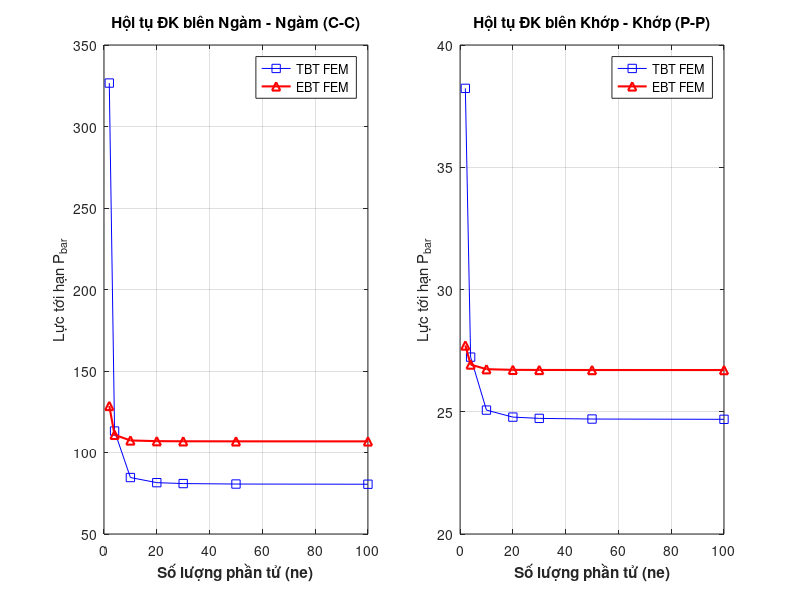
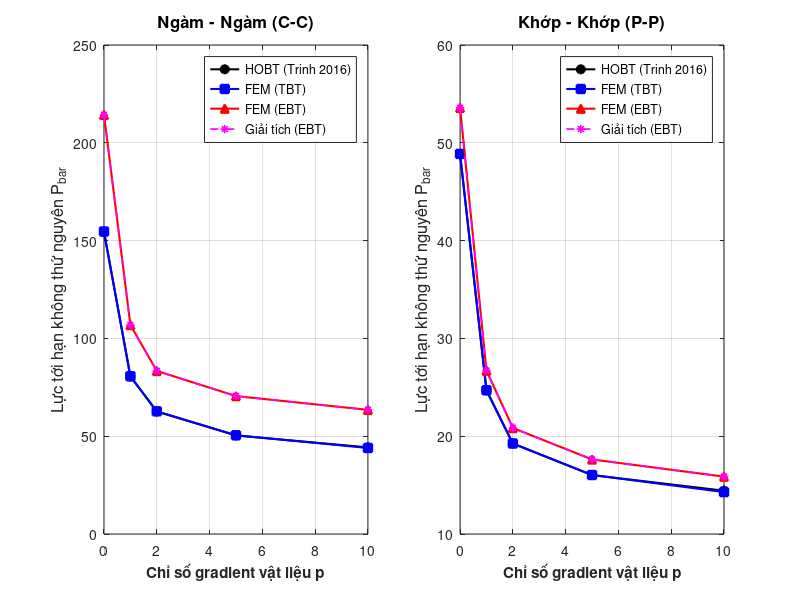

Source code (MATLAB) for these figures, in order:
% =========================================================================
% CHƯƠNG TRÌNH TỰ ĐỘNG TÍNH TOÁN, SO SÁNH VÀ XUẤT BẢNG SAI SỐ KÈM ĐỒ THỊ
% Bài toán: Lực tới hạn Buckling dầm FGM (Timoshenko vs EBT vs HOBT)
% Reference: Luan C. Trinh et al. (2016)
% =========================================================================
clear; clc; close all;
%% 1. KHAI BÁO THÔNG SỐ ĐẦU VÀO CHUNG
E_c = 380e9;      % Gốm (Pa)
E_m = 70e9;       % Kim loại (Pa)
nu  = 0.23;       % Hệ số Poisson
L = 1.0;          % Chiều dài dầm (m)
ratio = 5;        % Tỷ lệ L/h = 5
h = L / ratio;    % Chiều dày (m)
b = 1.0;          % Chiều rộng (m)
% Các chỉ số vật liệu cần khảo sát cho vòng lặp chính
p_vals = [0, 1, 2, 5, 10]; 
num_cases = length(p_vals);
% KẾT QUẢ THAM KHẢO TỪ BÀI BÁO (Trinh 2016 - FOBT)
% Giá trị P_bar cho dầm L/h=5
Ref_CC = [154.350, 80.498, 62.614, 50.384, 44.267]; % Ngàm-Ngàm
Ref_PP = [48.835 , 24.687, 19.245 , 16.024 , 14.427]; % Khớp-Khớp
% Tích phân Gauss cho vật liệu
xi_z = [-0.861136, -0.339981, 0.339981, 0.861136];
wi_z = [ 0.347855,  0.652145, 0.652145, 0.347855];

%% ========================================================================
%% 2. KHẢO SÁT SỰ HỘI TỤ CỦA LƯỚI (MESH CONVERGENCE STUDY)
%% ========================================================================
fprintf('====================================================================================\n');
fprintf('           PHẦN 1: KHẢO SÁT HỘI TỤ MẬT ĐỘ LƯỚI (ne)\n');
fprintf('====================================================================================\n');
p_test = 1; % Chọn p=1 làm mẫu khảo sát
ne_array = [2, 4, 10, 20, 30, 50, 100]; % Các mật độ lưới cần thử
P_conv_results = zeros(length(ne_array), 4); % Lưu kết quả cho 4 cột (TBT C-C, EBT C-C, TBT P-P, EBT P-P)

% Tính toán trước đặc trưng vật liệu cho trường hợp p_test = 1
A_c = 0; B_c = 0; D_c = 0; As_c = 0; ks = 5/6;
for i = 1:4
    z = (h/2) * xi_z(i); 
    wt = (h/2) * wi_z(i); 
    Vc = (z/h + 0.5)^p_test;              
    Ez = (E_c - E_m) * Vc + E_m;     
    Gz = Ez / (2 * (1 + nu));        
    A_c  = A_c  + Ez * wt * b;
    B_c  = B_c  + Ez * z * wt * b;
    D_c  = D_c  + Ez * z^2 * wt * b;
    As_c = As_c + ks * Gz * wt * b;
end
Cb_c = [A_c, B_c; B_c, D_c]; Cs_c = As_c;

fprintf('| Số phần tử (ne) |  TBT (C-C)  |  EBT (C-C)  |  TBT (P-P)  |  EBT (P-P)  |\n');
fprintf('------------------------------------------------------------------------------------\n');

for r = 1:length(ne_array)
    ne_t = ne_array(r);
    nn_t = ne_t + 1;      
    le_t = L / ne_t;      
    GDof_t = 3 * nn_t;
    
    for BC = 1:2
        if BC == 1
            fixed_t = [1, 2, 3, GDof_t-1, GDof_t]; % C-C
        else
            fixed_t = [1, 2, GDof_t-1];          % P-P
        end
        active_t = setdiff(1:GDof_t, fixed_t);
        
        K_TBT  = zeros(GDof_t, GDof_t); Kg_TBT = zeros(GDof_t, GDof_t);
        K_EBT  = zeros(GDof_t, GDof_t); Kg_EBT = zeros(GDof_t, GDof_t);
        
        xi_L = [-0.7745966692, 0, 0.7745966692]; wi_L = [5/9, 8/9, 5/9];
        
        for e = 1:ne_t
            dof_idx = (3*e-2):(3*e+3); 
            
            % --- TBT Element Stiffness ---
            ke_tbt = zeros(6, 6);
            for xi_x = [-1/sqrt(3), 1/sqrt(3)]
                dN_dx = [-0.5, 0.5] * (2/le_t);
                Bb_tbt = [dN_dx(1), 0, 0, dN_dx(2), 0, 0; 0, 0, dN_dx(1), 0, 0, dN_dx(2)];
                ke_tbt = ke_tbt + Bb_tbt' * Cb_c * Bb_tbt * (le_t/2); 
            end
            Bs_mat = [0, -1/le_t, -0.5, 0, 1/le_t, -0.5];       
            ke_tbt = ke_tbt + Bs_mat' * Cs_c * Bs_mat * le_t;
            Bg_tbt = [0, -1/le_t, 0, 0, 1/le_t, 0];
            keg_tbt = (Bg_tbt' * Bg_tbt) * le_t; 
            K_TBT(dof_idx, dof_idx)  = K_TBT(dof_idx, dof_idx) + ke_tbt; 
            Kg_TBT(dof_idx, dof_idx) = Kg_TBT(dof_idx, dof_idx) + keg_tbt;
            
            % --- EBT Element Stiffness ---
            ke_ebt = zeros(6,6); detJ = le_t / 2; 
            for i = 1:3
                xi = xi_L(i); wt = wi_L(i);
                Bm = zeros(1, 6); Bm(1, [1, 4]) = [-1/le_t, 1/le_t];    
                Bb = zeros(1, 6);
                Bb(1, 2) = - (6 / le_t^2) * xi; Bb(1, 3) = (1 / le_t) * (1 - 3*xi);       
                Bb(1, 5) = (6 / le_t^2) * xi;   Bb(1, 6) = - (1 / le_t) * (1 + 3*xi);       
                ke_ebt = ke_ebt + (A_c*(Bm'*Bm) + B_c*(Bm'*Bb + Bb'*Bm) + D_c*(Bb'*Bb)) * detJ * wt;
            end
            keg_ebt = zeros(6,6);
            kg_w = (1/(30*le_t)) * [ 36, 3*le_t, -36, 3*le_t; 3*le_t, 4*le_t^2, -3*le_t, -le_t^2;
                                    -36, -3*le_t, 36, -3*le_t; 3*le_t, -le_t^2, -3*le_t, 4*le_t^2 ];
            keg_ebt([2,3,5,6], [2,3,5,6]) = kg_w;
            K_EBT(dof_idx, dof_idx)  = K_EBT(dof_idx, dof_idx) + ke_ebt;
            Kg_EBT(dof_idx, dof_idx) = Kg_EBT(dof_idx, dof_idx) + keg_ebt;
        end
        
        [~, D_eig_TBT] = eig(K_TBT(active_t, active_t), Kg_TBT(active_t, active_t));
        eig_TBT = diag(D_eig_TBT);
        P_cr_TBT = min(eig_TBT(eig_TBT > 1e-5 & isreal(eig_TBT)));
        P_conv_results(r, (BC-1)*2 + 1) = (P_cr_TBT * 12 * L^2) / (E_m * b * h^3);
        
        [~, D_eig_EBT] = eig(K_EBT(active_t, active_t), Kg_EBT(active_t, active_t));
        eig_EBT = diag(D_eig_EBT);
        P_cr_EBT_FEM = min(eig_EBT(eig_EBT > 1e-5 & isreal(eig_EBT)));
        P_conv_results(r, (BC-1)*2 + 2) = (P_cr_EBT_FEM * 12 * L^2) / (E_m * b * h^3);
    end
    fprintf('|        %-8d | %-11.3f | %-11.3f | %-11.3f | %-11.3f |\n', ...
        ne_t, P_conv_results(r,1), P_conv_results(r,2), P_conv_results(r,3), P_conv_results(r,4));
end
fprintf('====================================================================================\n');
fprintf('=> KẾT LUẬN: Nghiệm hội tụ ổn định từ ne = 50. Chọn ne = 50 cho các tính toán sau.\n\n');

% Vẽ đồ thị hội tụ
figure('Name', 'Khao sat hoi tu luoi', 'NumberTitle', 'off', 'Position', [100, 200, 1100, 450]);
subplot(1, 2, 1);
plot(ne_array, P_conv_results(:,1), '-bs', ne_array, P_conv_results(:,2), '-r^', 'LineWidth', 1.5, 'MarkerSize', 6); grid on;
xlabel('Số lượng phần tử (ne)', 'FontWeight', 'bold'); ylabel('Lực tới hạn P_{bar}');
title('Hội tụ ĐK biên Ngàm - Ngàm (C-C)'); legend('TBT FEM', 'EBT FEM', 'Location', 'northeast');

subplot(1, 2, 2);
plot(ne_array, P_conv_results(:,3), '-bs', ne_array, P_conv_results(:,4), '-r^', 'LineWidth', 1.5, 'MarkerSize', 6); grid on;
xlabel('Số lượng phần tử (ne)', 'FontWeight', 'bold'); ylabel('Lực tới hạn P_{bar}');
title('Hội tụ ĐK biên Khớp - Khớp (P-P)'); legend('TBT FEM', 'EBT FEM', 'Location', 'northeast');

%% ========================================================================
%% 3. VÒNG LẶP CHÍNH XUẤT BẢNG SO SÁNH (SỬ DỤNG LƯỚI ĐÃ HỘI TỤ ne = 50)
%% ========================================================================
ne = 50;          % Chốt số phần tử đã khảo sát hội tụ
nn = ne + 1;      
le = L / ne;      
GDof = 3 * nn; 
fprintf('====================================================================================================================\n');
fprintf('           PHẦN 2: BẢNG SO SÁNH LỰC TỚI HẠN BUCKLING KHÔNG THỨ NGUYÊN (P_bar)\n');
fprintf('       Mô hình: Timoshenko (TBT), Euler-Bernoulli (EBT) vs HOBT (Trinh 2016)\n');
fprintf('====================================================================================================================\n');
% Khởi tạo Figure 2 cho đồ thị kết quả
figure('Name', 'Bieu do P_bar theo p', 'NumberTitle', 'off', 'Position', [150, 150, 1100, 500]);
for BC_type = 1:2
    if BC_type == 1
        fprintf('\n[1] ĐIỀU KIỆN BIÊN: NGÀM - NGÀM (C-C)\n');
        Ref_Data = Ref_CC;
        fixed = [1, 2, 3, GDof-1, GDof]; % Khóa u,w,th trái | w,th phải
    else
        fprintf('\n[2] ĐIỀU KIỆN BIÊN: KHỚP - KHỚP (P-P)\n');
        Ref_Data = Ref_PP;
        fixed = [1, 2, GDof-1];          % Khóa u,w trái | w phải
    end
    
    fprintf('--------------------------------------------------------------------------------------------------------------------\n');
    fprintf('| Chỉ số p |      FOBT        |   FEM (TBT)  | Sai số TBT(%%) | Giải Tích (EBT) |   FEM (EBT)  | Sai số EBT(%%) |\n');
    fprintf('--------------------------------------------------------------------------------------------------------------------\n');
    
    active = setdiff(1:GDof, fixed);
    
    P_FEM_TBT_plot = zeros(1, num_cases);
    P_FEM_EBT_plot = zeros(1, num_cases);
    P_Exact_EBT_plot = zeros(1, num_cases);
    
    for idx = 1:num_cases
        p = p_vals(idx);
        
        % --- TÍNH TÍCH PHÂN VẬT LIỆU ---
        A = 0; B = 0; D = 0; As = 0; ks = 5/6;
        for i = 1:4
            z = (h/2) * xi_z(i); 
            wt = (h/2) * wi_z(i); 
            Vc = (z/h + 0.5)^p;              
            Ez = (E_c - E_m) * Vc + E_m;     
            Gz = Ez / (2 * (1 + nu));        
            A  = A  + Ez * wt * b;
            B  = B  + Ez * z * wt * b;
            D  = D  + Ez * z^2 * wt * b;
            As = As + ks * Gz * wt * b;
        end
        Cb = [A, B; B, D]; 
        Cs = As;           
        
        % --- TẠO MA TRẬN ĐỘ CỨNG K VÀ Kg CHO TBT VÀ EBT ---
        K_TBT  = zeros(GDof, GDof); Kg_TBT = zeros(GDof, GDof);
        K_EBT  = zeros(GDof, GDof); Kg_EBT = zeros(GDof, GDof);
        
        xi_L = [-0.7745966692, 0, 0.7745966692]; wi_L = [5/9, 8/9, 5/9];
        
        for e = 1:ne
            dof_idx = (3*e-2):(3*e+3); 
            
            %% === PHẦN TIMOSHENKO (TBT) ===
            ke_tbt = zeros(6, 6);
            for xi_x = [-1/sqrt(3), 1/sqrt(3)]
                dN_dx = [-0.5, 0.5] * (2/le);
                Bb_tbt = [dN_dx(1), 0, 0, dN_dx(2), 0, 0; 0, 0, dN_dx(1), 0, 0, dN_dx(2)];
                ke_tbt = ke_tbt + Bb_tbt' * Cb * Bb_tbt * (le/2); 
            end
            Bs_mat = [0, -1/le, -0.5, 0, 1/le, -0.5];       
            ke_tbt = ke_tbt + Bs_mat' * Cs * Bs_mat * le; 
            Bg_tbt = [0, -1/le, 0, 0, 1/le, 0];
            keg_tbt = (Bg_tbt' * Bg_tbt) * le; 
            K_TBT(dof_idx, dof_idx)  = K_TBT(dof_idx, dof_idx) + ke_tbt; 
            Kg_TBT(dof_idx, dof_idx) = Kg_TBT(dof_idx, dof_idx) + keg_tbt;
            
            %% === PHẦN EULER-BERNOULLI (EBT) ===
            ke_ebt = zeros(6,6); detJ = le / 2; 
            for i = 1:3 
                xi = xi_L(i); wt = wi_L(i);
                Bm = zeros(1, 6); Bm(1, [1, 4]) = [-1/le, 1/le];    
                Bb = zeros(1, 6);
                Bb(1, 2) = - (6 / le^2) * xi; Bb(1, 3) = (1 / le) * (1 - 3*xi);       
                Bb(1, 5) = (6 / le^2) * xi;   Bb(1, 6) = - (1 / le) * (1 + 3*xi);       
                ke_ebt = ke_ebt + (A*(Bm'*Bm) + B*(Bm'*Bb + Bb'*Bm) + D*(Bb'*Bb)) * detJ * wt;
            end
            keg_ebt = zeros(6,6);
            kg_w = (1/(30*le)) * [ 36, 3*le, -36, 3*le; 3*le, 4*le^2, -3*le, -le^2;
                                  -36, -3*le, 36, -3*le; 3*le, -le^2, -3*le, 4*le^2 ];
            keg_ebt([2,3,5,6], [2,3,5,6]) = kg_w; 
            K_EBT(dof_idx, dof_idx)  = K_EBT(dof_idx, dof_idx) + ke_ebt;
            Kg_EBT(dof_idx, dof_idx) = Kg_EBT(dof_idx, dof_idx) + keg_ebt;
        end
        
        % Giải bài toán trị riêng TBT
        [~, D_eig_TBT] = eig(K_TBT(active, active), Kg_TBT(active, active));
        eigenvalues_TBT = diag(D_eig_TBT);
        P_cr_TBT = min(eigenvalues_TBT(eigenvalues_TBT > 1e-5 & isreal(eigenvalues_TBT)));
        P_bar_FEM_TBT = (P_cr_TBT * 12 * L^2) / (E_m * b * h^3);
        
        % Giải bài toán trị riêng EBT FEM
        [~, D_eig_EBT] = eig(K_EBT(active, active), Kg_EBT(active, active));
        eigenvalues_EBT = diag(D_eig_EBT);
        P_cr_EBT_FEM = min(eigenvalues_EBT(eigenvalues_EBT > 1e-5 & isreal(eigenvalues_EBT)));
        P_bar_FEM_EBT = (P_cr_EBT_FEM * 12 * L^2) / (E_m * b * h^3);
        
        % Giải tích EBT (Exact Analytical)
        D_eff = D - (B^2)/A; 
        if BC_type == 1 
            P_cr_EBT_Exact = (4 * pi^2 * D_eff) / (L^2);
        else            
            P_cr_EBT_Exact = (pi^2 * D_eff) / (L^2);
        end
        P_bar_Exact_EBT = (P_cr_EBT_Exact * 12 * L^2) / (E_m * b * h^3);
        
        % Đánh giá sai số
        P_bar_Ref = Ref_Data(idx);
        Error_pct_TBT = abs(P_bar_FEM_TBT - P_bar_Ref) / P_bar_Ref * 100;
        Error_pct_EBT = abs(P_bar_FEM_EBT - P_bar_Exact_EBT) / P_bar_Exact_EBT * 100;
        
        P_FEM_TBT_plot(idx) = P_bar_FEM_TBT;
        P_FEM_EBT_plot(idx) = P_bar_FEM_EBT;
        P_Exact_EBT_plot(idx) = P_bar_Exact_EBT;
        
        % In kết quả theo đúng các cột yêu cầu
        fprintf('| %-8d | %-16.3f | %-12.3f | %-13.2f | %-15.3f | %-12.3f | %-13.2f |\n', ...
                  p, P_bar_Ref, P_bar_FEM_TBT, Error_pct_TBT, P_bar_Exact_EBT, P_bar_FEM_EBT, Error_pct_EBT);
    end
    fprintf('--------------------------------------------------------------------------------------------------------------------\n');
    
    % Vẽ đồ thị kết quả chính
    subplot(1, 2, BC_type);
    plot(p_vals, Ref_Data, '-ko', 'LineWidth', 1.5, 'MarkerSize', 6, 'MarkerFaceColor', 'k'); hold on;
    plot(p_vals, P_FEM_TBT_plot, '-bs', 'LineWidth', 1.5, 'MarkerSize', 6, 'MarkerFaceColor', 'b');
    plot(p_vals, P_FEM_EBT_plot, '-r^', 'LineWidth', 1.5, 'MarkerSize', 6, 'MarkerFaceColor', 'r');
    plot(p_vals, P_Exact_EBT_plot, '--m*', 'LineWidth', 1.2, 'MarkerSize', 6);
    grid on;
    xlabel('Chỉ số gradient vật liệu p', 'FontSize', 11, 'FontWeight', 'bold');
    ylabel('Lực tới hạn không thứ nguyên P_{bar}', 'FontSize', 12);
    if BC_type == 1
        title('Ngàm - Ngàm (C-C)', 'FontSize', 12, 'FontWeight', 'bold');
    else
        title('Khớp - Khớp (P-P)', 'FontSize', 12, 'FontWeight', 'bold');
    end
    legend('HOBT (Trinh 2016)', 'FEM (TBT)', 'FEM (EBT)', 'Giải tích (EBT)', 'Location', 'northeast');
end
